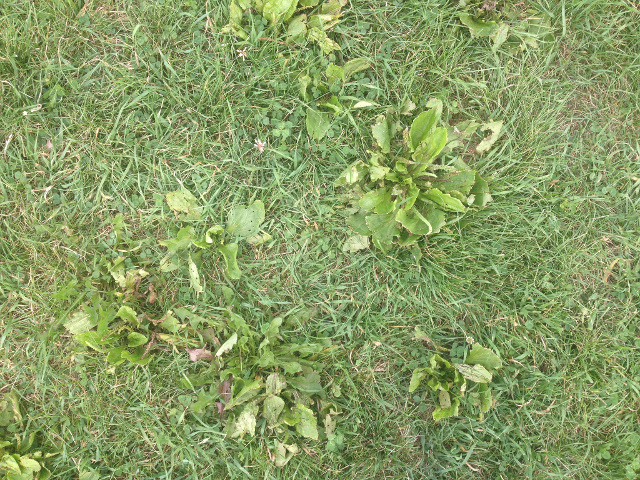
#> input picture test/heavy.jpg, 640 x 480 px
$ python ShowKeypoints.py ../test/heavy.jpg
#> lines starting #> are read from the running program, lines starting #| are printed output that depends on the picture
#!/usr/bin/env python
# Display Keypoints of image
import cv2
import sys
HESSIAN_THRESHOLD = 85
KEYPOINT_RADIUS = 2
KEYPOINT_COLOR = (0,0,255)

# Load image
color = cv2.imread(sys.argv[1])
#> color is the input picture: shape (480, 640, 3); mean B, G, R 100.8, 157, 137.6
gray = cv2.cvtColor(color, cv2.COLOR_BGR2GRAY)
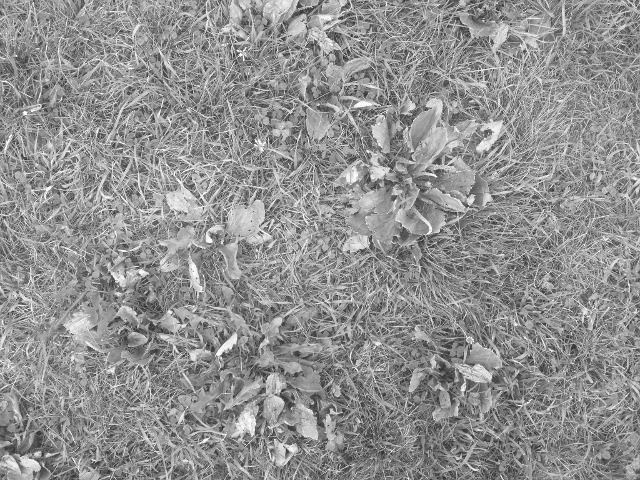
#> gray: shape (480, 640); min 39, max 254, mean 144.8

# Find keypoints
#> (the run stopped early here; a loop or call above may not have finished)

$ run again, on test/light.jpg
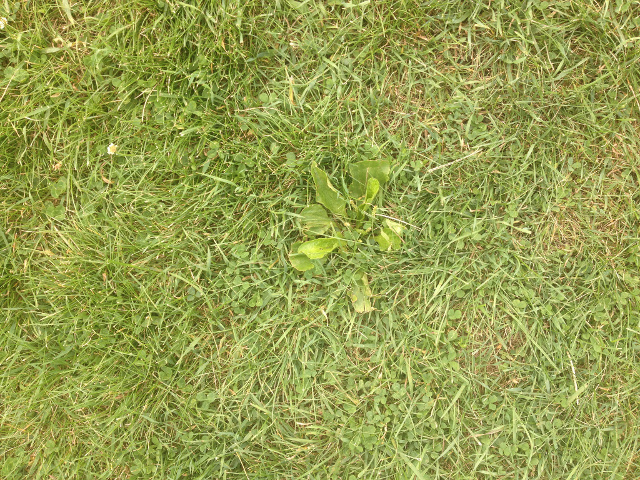
#> input picture test/light.jpg, 640 x 480 px
#> color is the input picture: shape (480, 640, 3); mean B, G, R 80.4, 159.5, 151.3
#> `gray = cv2.cvtColor(color, cv2.COLOR_BGR2GRAY)`:
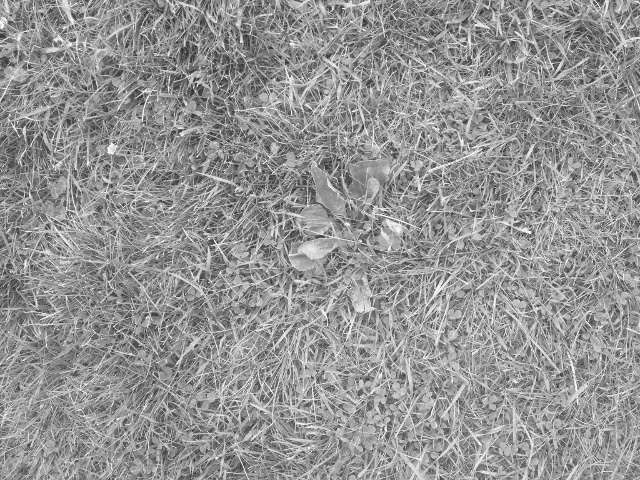
#> gray: shape (480, 640); min 41, max 255, mean 148.1

$ run again, on test/medium.jpg
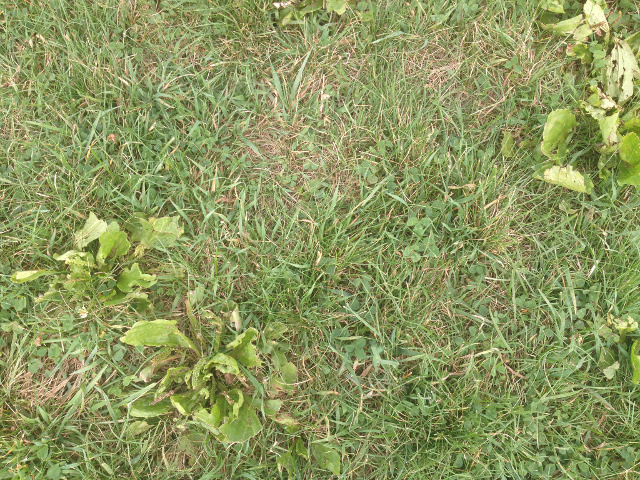
#> input picture test/medium.jpg, 640 x 480 px
#> color is the input picture: shape (480, 640, 3); mean B, G, R 96, 151.7, 141.5
#> `gray = cv2.cvtColor(color, cv2.COLOR_BGR2GRAY)`:
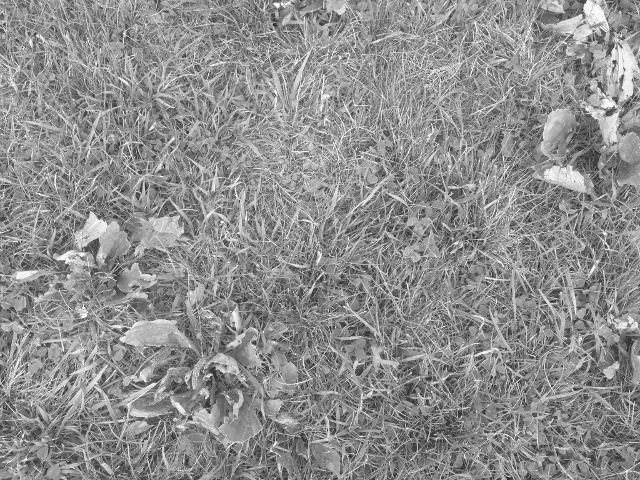
#> gray: shape (480, 640); min 31, max 255, mean 142.3

$ run again, on test/none.jpg
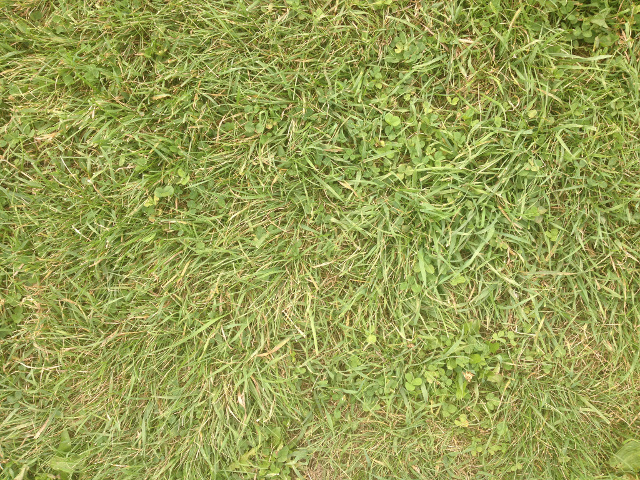
#> input picture test/none.jpg, 640 x 480 px
#> color is the input picture: shape (480, 640, 3); mean B, G, R 84.3, 159.4, 152.4
#> `gray = cv2.cvtColor(color, cv2.COLOR_BGR2GRAY)`:
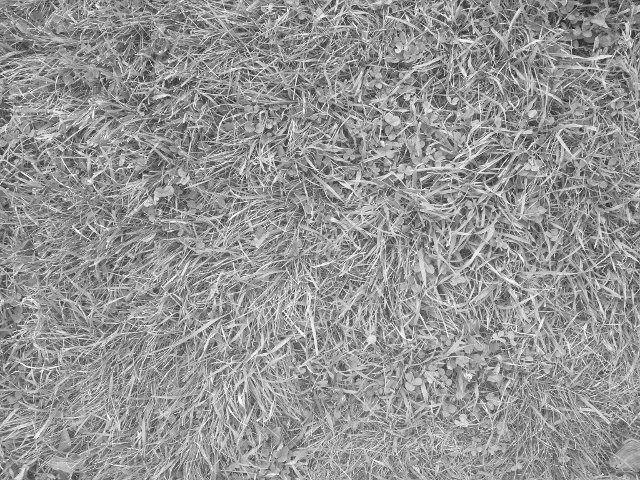
#> gray: shape (480, 640); min 34, max 254, mean 148.7
